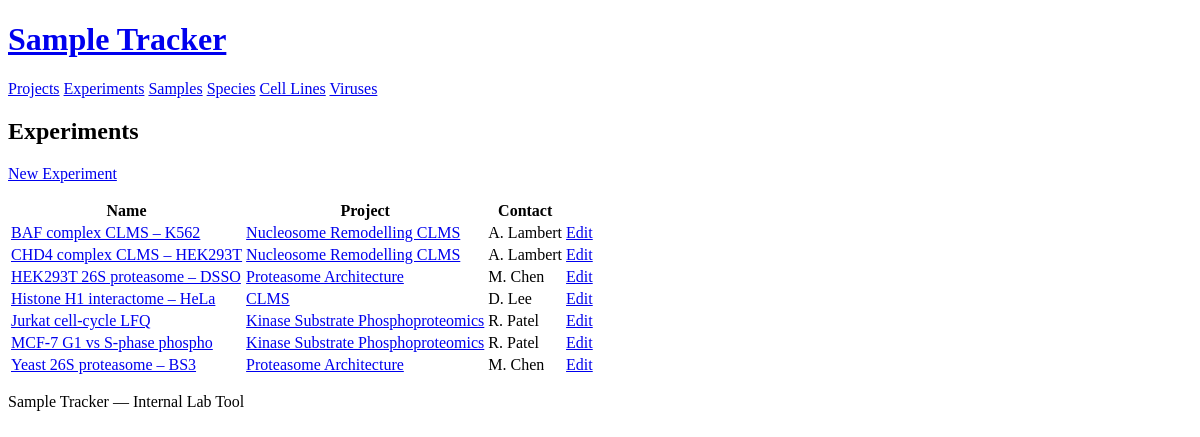
Screenshot of /experiments with the database file from the repository.
### models.py (models this page shows)
class Experiment(db.Model):
    __tablename__ = "experiment"
    id = db.Column(db.Integer, primary_key=True, autoincrement=True)
    project_id = db.Column(db.Integer, db.ForeignKey("project.id"), nullable=False)
    name = db.Column(db.Text, nullable=False)
    description = db.Column(db.Text)
    contact_person = db.Column(db.Text)
    project = db.relationship("Project", back_populates="experiments")
    samples = db.relationship("Sample", back_populates="experiment")

class Project(db.Model):
    __tablename__ = "project"
    id = db.Column(db.Integer, primary_key=True, autoincrement=True)
    code = db.Column(db.Text, nullable=False)
    name = db.Column(db.Text, nullable=False)
    description = db.Column(db.Text)
    contact_person = db.Column(db.Text)
    active = db.Column(db.Boolean, nullable=False, default=True)
    experiments = db.relationship("Experiment", back_populates="project")

### app.py (the view)
@app.route("/experiments")
def experiment_list():
    experiments = (
        Experiment.query.join(Project)
        .filter(Project.active == True)  # noqa: E712
        .order_by(Experiment.name)
        .all()
    )
    return render_template("experiment/list.html", experiments=experiments)

### templates/experiment/list.html (shortened to what this page needs)
{% extends "base.html" %}
{% block content %}
<h2>Experiments</h2>
<p><a href="{{ url_for('experiment_create') }}" role="button">New Experiment</a></p>
<table>
  <thead>
    <tr>
      <th>Name</th>
      <th>Project</th>
      <th>Contact</th>
      <th></th>
    </tr>
  </thead>
  <tbody>
    {% for experiment in experiments %}
    <tr>
      <td><a href="{{ url_for('experiment_detail', id=experiment.id) }}">{{ experiment.name }}</a></td>
      <td><a href="{{ url_for('project_detail', id=experiment.project.id) }}">{{ experiment.project.name }}</a></td>
      <td>{{ experiment.contact_person or '' }}</td>
      <td><a href="{{ url_for('experiment_edit', id=experiment.id) }}">Edit</a></td>
    </tr>
    {% else %}
    <tr><td colspan="4">No experiments found.</td></tr>
    {% endfor %}
  </tbody>
</table>
{% endblock %}

### templates/base.html (shortened to what this page needs)
<!DOCTYPE html>
<html lang="en">
<head>
  <link rel="stylesheet" href="https://cdn.simplecss.org/simple.min.css">
  <link rel="stylesheet" href="{{ url_for('static', filename='style.css') }}">
</head>
<body>
  <header>
    <h1><a href="{{ url_for('index') }}">Sample Tracker</a></h1>
    <nav>
      <a href="{{ url_for('project_list') }}">Projects</a>
      <a href="{{ url_for('experiment_list') }}">Experiments</a>
      <a href="{{ url_for('sample_list') }}">Samples</a>
      <a href="{{ url_for('species_list') }}">Species</a>
      <a href="{{ url_for('cell_line_list') }}">Cell Lines</a>
      <a href="{{ url_for('virus_list') }}">Viruses</a>
    </nav>
  </header>
  <main>
    {% block content %}{% endblock %}
  </main>
  <footer>
    <p>Sample Tracker &mdash; Internal Lab Tool</p>
  </footer>
</body>
</html>

### rows the page displays
Experiment: name "BAF complex CLMS – K562", project.name "Nucleosome Remodelling CLMS", contact_person "A. Lambert"
Experiment: name "CHD4 complex CLMS – HEK293T", project.name "Nucleosome Remodelling CLMS", contact_person "A. Lambert"
Experiment: name "HEK293T 26S proteasome – DSSO", project.name "Proteasome Architecture", contact_person "M. Chen"
Experiment: name "Histone H1 interactome – HeLa", project.name "CLMS", contact_person "D. Lee"
Experiment: name "Jurkat cell-cycle LFQ", project.name "Kinase Substrate Phosphoproteomics", contact_person "R. Patel"
Experiment: name "MCF-7 G1 vs S-phase phospho", project.name "Kinase Substrate Phosphoproteomics", contact_person "R. Patel"
Experiment: name "Yeast 26S proteasome – BS3", project.name "Proteasome Architecture", contact_person "M. Chen"
